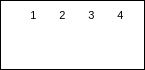
      <widget class="QGroupBox" name="switchBox_1">
       <property name="sizePolicy">
        <sizepolicy hsizetype="Fixed" vsizetype="Fixed">
         <horstretch>0</horstretch>
         <verstretch>0</verstretch>
        </sizepolicy>
       </property>
       <property name="minimumSize">
        <size>
         <width>145</width>
         <height>70</height>
        </size>
       </property>
       <property name="maximumSize">
        <size>
         <width>145</width>
         <height>70</height>
        </size>
       </property>
       <property name="autoFillBackground">
        <bool>false</bool>
       </property>
       <property name="styleSheet">
        <string notr="true">background-color: rgb(255, 255, 255);
border: 1px solid rgb(0, 0, 0);
</string>
       </property>
       <property name="title">
        <string/>
       </property>
       <layout class="QHBoxLayout" name="horizontalLayout_4">
        <property name="spacing">
         <number>0</number>
        </property>
        <property name="leftMargin">
         <number>2</number>
        </property>
        <property name="topMargin">
         <number>7</number>
        </property>
        <property name="rightMargin">
         <number>4</number>
        </property>
        <property name="bottomMargin">
         <number>5</number>
        </property>
        <item>
         <widget class="QLabel" name="arr_on_1">
          <property name="maximumSize">
           <size>
            <width>10</width>
            <height>50</height>
           </size>
          </property>
          <property name="autoFillBackground">
           <bool>false</bool>
          </property>
          <property name="styleSheet">
           <string notr="true">border-color: rgb(255, 255, 255);</string>
          </property>
          <property name="text">
           <string/>
          </property>
          <property name="pixmap">
           <pixmap resource="res.qrc">:/images/on_arrow.png</pixmap>
          </property>
          <property name="scaledContents">
           <bool>true</bool>
          </property>
         </widget>
        </item>
        <item>
         <layout class="QHBoxLayout" name="horizontalLayout_5">
          <property name="spacing">
           <number>0</number>
          </property>
          <item>
           <layout class="QVBoxLayout" name="verticalLayout_6">
            <property name="spacing">
             <number>2</number>
            </property>
            <item>
             <widget class="QLabel" name="label_1_0">
              <property name="maximumSize">
               <size>
                <width>16777215</width>
                <height>15</height>
               </size>
              </property>
              <property name="font">
               <font>
                <pointsize>8</pointsize>
               </font>
              </property>
              <property name="autoFillBackground">
               <bool>false</bool>
              </property>
              <property name="styleSheet">
               <string notr="true">border-color: rgb(255, 255, 255);</string>
              </property>
              <property name="text">
               <string>1</string>
              </property>
              <property name="alignment">
               <set>Qt::AlignCenter</set>
              </property>
             </widget>
            </item>
            <item>
             <widget class="QLabel" name="sw_1_0">
              <property name="minimumSize">
               <size>
                <width>27</width>
                <height>29</height>
               </size>
              </property>
              <property name="maximumSize">
               <size>
                <width>29</width>
                <height>31</height>
               </size>
              </property>
              <property name="autoFillBackground">
               <bool>false</bool>
              </property>
              <property name="styleSheet">
               <string notr="true">border-color: rgb(255, 255, 255);</string>
              </property>
              <property name="text">
               <string/>
              </property>
              <property name="pixmap">
               <pixmap resource="res.qrc">:/images/switch_on.png</pixmap>
              </property>
              <property name="scaledContents">
               <bool>true</bool>
              </property>
              <property name="alignment">
               <set>Qt::AlignCenter</set>
              </property>
             </widget>
            </item>
            <item>
             <spacer name="verticalSpacer_5">
              <property name="orientation">
               <enum>Qt::Vertical</enum>
              </property>
              <property name="sizeHint" stdset="0">
               <size>
                <width>20</width>
                <height>40</height>
               </size>
              </property>
             </spacer>
            </item>
           </layout>
          </item>
          <item>
           <layout class="QVBoxLayout" name="verticalLayout_7">
            <property name="spacing">
             <number>2</number>
            </property>
            <item>
             <widget class="QLabel" name="label_1_1">
              <property name="maximumSize">
               <size>
                <width>16777215</width>
                <height>15</height>
               </size>
              </property>
              <property name="font">
               <font>
                <pointsize>8</pointsize>
               </font>
              </property>
              <property name="autoFillBackground">
               <bool>false</bool>
              </property>
              <property name="styleSheet">
               <string notr="true">border-color: rgb(255, 255, 255);</string>
              </property>
              <property name="text">
               <string>2</string>
              </property>
              <property name="alignment">
               <set>Qt::AlignCenter</set>
              </property>
             </widget>
            </item>
            <item>
             <widget class="QLabel" name="sw_1_1">
              <property name="minimumSize">
               <size>
                <width>27</width>
                <height>29</height>
               </size>
              </property>
              <property name="maximumSize">
               <size>
                <width>29</width>
                <height>31</height>
               </size>
              </property>
              <property name="autoFillBackground">
               <bool>false</bool>
              </property>
              <property name="styleSheet">
               <string notr="true">border-color: rgb(255, 255, 255);</string>
              </property>
              <property name="text">
               <string/>
              </property>
              <property name="pixmap">
               <pixmap resource="res.qrc">:/images/switch_on.png</pixmap>
              </property>
              <property name="scaledContents">
               <bool>true</bool>
              </property>
              <property name="alignment">
               <set>Qt::AlignLeading|Qt::AlignLeft|Qt::AlignTop</set>
              </property>
             </widget>
            </item>
            <item>
             <spacer name="verticalSpacer_6">
              <property name="orientation">
               <enum>Qt::Vertical</enum>
              </property>
              <property name="sizeHint" stdset="0">
               <size>
                <width>20</width>
                <height>40</height>
               </size>
              </property>
             </spacer>
            </item>
           </layout>
          </item>
          <item>
           <layout class="QVBoxLayout" name="verticalLayout_8">
            <property name="spacing">
             <number>2</number>
            </property>
            <item>
             <widget class="QLabel" name="label_1_2">
              <property name="maximumSize">
               <size>
                <width>16777215</width>
                <height>15</height>
               </size>
              </property>
              <property name="font">
               <font>
                <pointsize>8</pointsize>
               </font>
              </property>
              <property name="autoFillBackground">
               <bool>false</bool>
              </property>
              <property name="styleSheet">
               <string notr="true">border-color: rgb(255, 255, 255);</string>
              </property>
              <property name="text">
               <string>3</string>
              </property>
              <property name="alignment">
               <set>Qt::AlignCenter</set>
              </property>
             </widget>
            </item>
            <item>
             <widget class="QLabel" name="sw_1_2">
              <property name="minimumSize">
               <size>
                <width>27</width>
                <height>29</height>
               </size>
              </property>
              <property name="maximumSize">
               <size>
                <width>29</width>
                <height>31</height>
               </size>
              </property>
              <property name="autoFillBackground">
               <bool>false</bool>
              </property>
              <property name="styleSheet">
               <string notr="true">border-color: rgb(255, 255, 255);</string>
              </property>
              <property name="text">
               <string/>
              </property>
              <property name="pixmap">
               <pixmap resource="res.qrc">:/images/switch_on.png</pixmap>
              </property>
              <property name="scaledContents">
               <bool>true</bool>
              </property>
              <property name="alignment">
               <set>Qt::AlignLeading|Qt::AlignLeft|Qt::AlignTop</set>
              </property>
             </widget>
            </item>
            <item>
             <spacer name="verticalSpacer_7">
              <property name="orientation">
               <enum>Qt::Vertical</enum>
              </property>
              <property name="sizeHint" stdset="0">
               <size>
                <width>20</width>
                <height>40</height>
               </size>
              </property>
             </spacer>
            </item>
           </layout>
          </item>
          <item>
           <layout class="QVBoxLayout" name="verticalLayout_9">
            <property name="spacing">
             <number>2</number>
            </property>
            <item>
             <widget class="QLabel" name="label_1_3">
              <property name="maximumSize">
               <size>
                <width>16777215</width>
                <height>15</height>
               </size>
              </property>
              <property name="font">
               <font>
                <pointsize>8</pointsize>
               </font>
              </property>
              <property name="autoFillBackground">
               <bool>false</bool>
              </property>
              <property name="styleSheet">
               <string notr="true">border-color: rgb(255, 255, 255);</string>
              </property>
              <property name="text">
               <string>4</string>
              </property>
              <property name="alignment">
               <set>Qt::AlignCenter</set>
              </property>
             </widget>
            </item>
            <item>
             <widget class="QLabel" name="sw_1_3">
              <property name="minimumSize">
               <size>
                <width>27</width>
                <height>29</height>
               </size>
              </property>
              <property name="maximumSize">
               <size>
                <width>29</width>
                <height>31</height>
               </size>
              </property>
              <property name="autoFillBackground">
               <bool>false</bool>
              </property>
              <property name="styleSheet">
               <string notr="true">border-color: rgb(255, 255, 255);</string>
              </property>
              <property name="text">
               <string/>
              </property>
              <property name="pixmap">
               <pixmap resource="res.qrc">:/images/switch_on.png</pixmap>
              </property>
              <property name="scaledContents">
               <bool>true</bool>
              </property>
              <property name="alignment">
               <set>Qt::AlignLeading|Qt::AlignLeft|Qt::AlignTop</set>
              </property>
             </widget>
            </item>
            <item>
             <spacer name="verticalSpacer_8">
              <property name="orientation">
               <enum>Qt::Vertical</enum>
              </property>
              <property name="sizeHint" stdset="0">
               <size>
                <width>20</width>
                <height>40</height>
               </size>
              </property>
             </spacer>
            </item>
           </layout>
          </item>
         </layout>
        </item>
       </layout>
      </widget>
